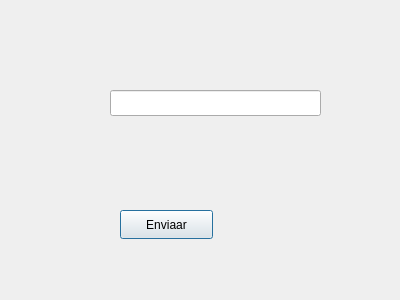
<?xml version="1.0" encoding="UTF-8"?>
<ui version="4.0">
 <class>VentanaOtra</class>
 <widget class="QDialog" name="VentanaOtra">
  <property name="geometry">
   <rect>
    <x>0</x>
    <y>0</y>
    <width>400</width>
    <height>300</height>
   </rect>
  </property>
  <property name="windowTitle">
   <string>Dialog</string>
  </property>
  <widget class="QLineEdit" name="lineEdit">
   <property name="geometry">
    <rect>
     <x>110</x>
     <y>90</y>
     <width>211</width>
     <height>26</height>
    </rect>
   </property>
  </widget>
  <widget class="QPushButton" name="btnEnviar">
   <property name="geometry">
    <rect>
     <x>120</x>
     <y>210</y>
     <width>93</width>
     <height>29</height>
    </rect>
   </property>
   <property name="text">
    <string>Enviaar</string>
   </property>
  </widget>
 </widget>
 <resources/>
 <connections/>
</ui>
